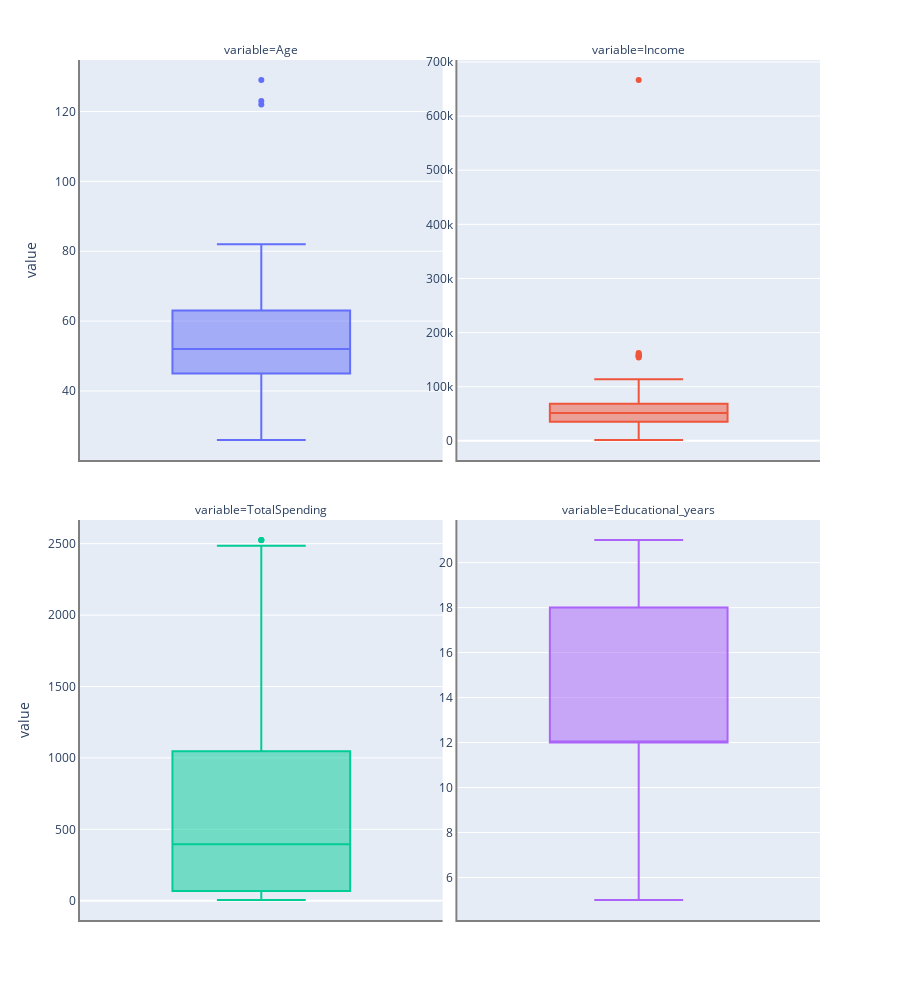

The notebook cell this image was saved under:
### Markdown cell above
Antes de eliminar los valores atípicos podemos observar que:
   - El Income promedio es de $52,247.25$ dólares mientras que el Income medio es de $51,381.50$ dólares. Siendo el valor máximo igual a $666,666.00$ dólares y el $3$er cuartil siendo sólo igual a $68,522.00$ dólares.
   - El gasto promedio es de $605.80$ dólares mientras que el gasto medio es de $396.0$ dólares
   - La edad promedio es de $53$ años y el cliente más antiguo tiene $129$ años. Esto puede ser un error de digitación, por lo que lo eliminaremos.
   - El promedio de años de educación es de $14.4$ años, lo que corresponde a una licenciatura

### Code cell
df = data[['Age','Income','TotalSpending','Educational_years']]

fig = px.box(df.melt(), y="value", facet_col="variable",facet_col_wrap=2, boxmode="overlay", color="variable",height=1000, width=900)
fig.update_yaxes(matches=None)

for i in range(len(fig["data"])):
    yaxis_name = 'yaxis' if i == 0 else f'yaxis{i + 1}'
    fig.layout[yaxis_name].showticklabels = True

fig.update_layout(showlegend=False)
fig.update_xaxes(showline=True, linewidth=2, linecolor='grey')
fig.update_yaxes(showline=True, linewidth=2, linecolor='grey')

fig.show()

### Figure 1 — Plotly figure (JSON) as saved in the notebook; plotly's stock layout.template omitted (floating-point values rounded to 4 significant figures; data arrays with more than 128 entries replaced by an {"elided": "..."} marker saying what was removed)
{"data": [{"alignmentgroup": "True", "hovertemplate": "variable=Age<br>value=%{y}<extra></extra>", "legendgroup": "Age", "marker": {"color": "#636efa"}, "name": "Age", "notched": false, "offsetgroup": "Age", "orientation": "v", "showlegend": true, "type": "box", "x0": " ", "xaxis": "x3", "y": {"elided": "2240 int values"}, "y0": " ", "yaxis": "y3"}, {"alignmentgroup": "True", "hovertemplate": "variable=Income<br>value=%{y}<extra></extra>", "legendgroup": "Income", "marker": {"color": "#EF553B"}, "name": "Income", "notched": false, "offsetgroup": "Income", "orientation": "v", "showlegend": true, "type": "box", "x0": " ", "xaxis": "x4", "y": {"elided": "2240 int values"}, "y0": " ", "yaxis": "y4"}, {"alignmentgroup": "True", "hovertemplate": "variable=TotalSpending<br>value=%{y}<extra></extra>", "legendgroup": "TotalSpending", "marker": {"color": "#00cc96"}, "name": "TotalSpending", "notched": false, "offsetgroup": "TotalSpending", "orientation": "v", "showlegend": true, "type": "box", "x0": " ", "xaxis": "x", "y": {"elided": "2240 int values"}, "y0": " ", "yaxis": "y"}, {"alignmentgroup": "True", "hovertemplate": "variable=Educational_years<br>value=%{y}<extra></extra>", "legendgroup": "Educational_years", "marker": {"color": "#ab63fa"}, "name": "Educational_years", "notched": false, "offsetgroup": "Educational_years", "orientation": "v", "showlegend": true, "type": "box", "x0": " ", "xaxis": "x2", "y": {"elided": "2240 int values"}, "y0": " ", "yaxis": "y2"}], "layout": {"annotations": [{"font": {}, "showarrow": false, "text": "variable=TotalSpending", "x": 0.245, "xanchor": "center", "xref": "paper", "y": 0.465, "yanchor": "bottom", "yref": "paper"}, {"font": {}, "showarrow": false, "text": "variable=Educational_years", "x": 0.755, "xanchor": "center", "xref": "paper", "y": 0.465, "yanchor": "bottom", "yref": "paper"}, {"font": {}, "showarrow": false, "text": "variable=Age", "x": 0.245, "xanchor": "center", "xref": "paper", "y": 1.0, "yanchor": "bottom", "yref": "paper"}, {"font": {}, "showarrow": false, "text": "variable=Income", "x": 0.755, "xanchor": "center", "xref": "paper", "y": 1.0, "yanchor": "bottom", "yref": "paper"}], "boxmode": "overlay", "height": 1000, "legend": {"title": {"text": "variable"}, "tracegroupgap": 0}, "margin": {"t": 60}, "showlegend": false, "width": 900, "xaxis": {"anchor": "y", "domain": [0, 0.49], "linecolor": "grey", "linewidth": 2, "showline": true}, "xaxis2": {"anchor": "y2", "domain": [0.51, 1], "linecolor": "grey", "linewidth": 2, "matches": "x", "showline": true}, "xaxis3": {"anchor": "y3", "domain": [0, 0.49], "linecolor": "grey", "linewidth": 2, "matches": "x", "showline": true, "showticklabels": false}, "xaxis4": {"anchor": "y4", "domain": [0.51, 1], "linecolor": "grey", "linewidth": 2, "matches": "x", "showline": true, "showticklabels": false}, "yaxis": {"anchor": "x", "domain": [0, 0.465], "linecolor": "grey", "linewidth": 2, "showline": true, "showticklabels": true, "title": {"text": "value"}}, "yaxis2": {"anchor": "x2", "domain": [0, 0.465], "linecolor": "grey", "linewidth": 2, "showline": true, "showticklabels": true}, "yaxis3": {"anchor": "x3", "domain": [0.535, 1.0], "linecolor": "grey", "linewidth": 2, "showline": true, "showticklabels": true, "title": {"text": "value"}}, "yaxis4": {"anchor": "x4", "domain": [0.535, 1.0], "linecolor": "grey", "linewidth": 2, "showline": true, "showticklabels": true}}}
